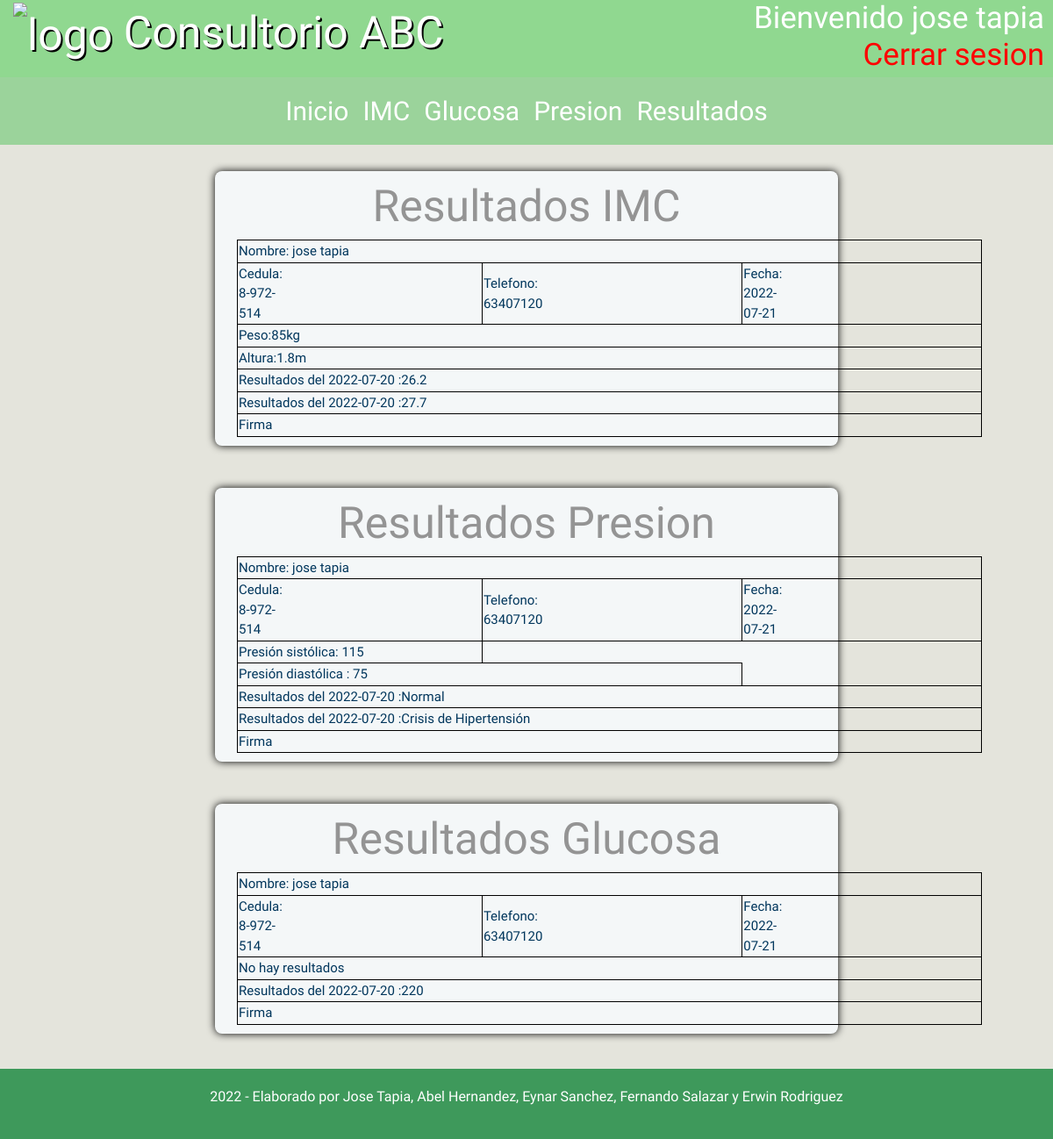
The page /resultados_mensual.php (signed in) on the database as committed earlier.
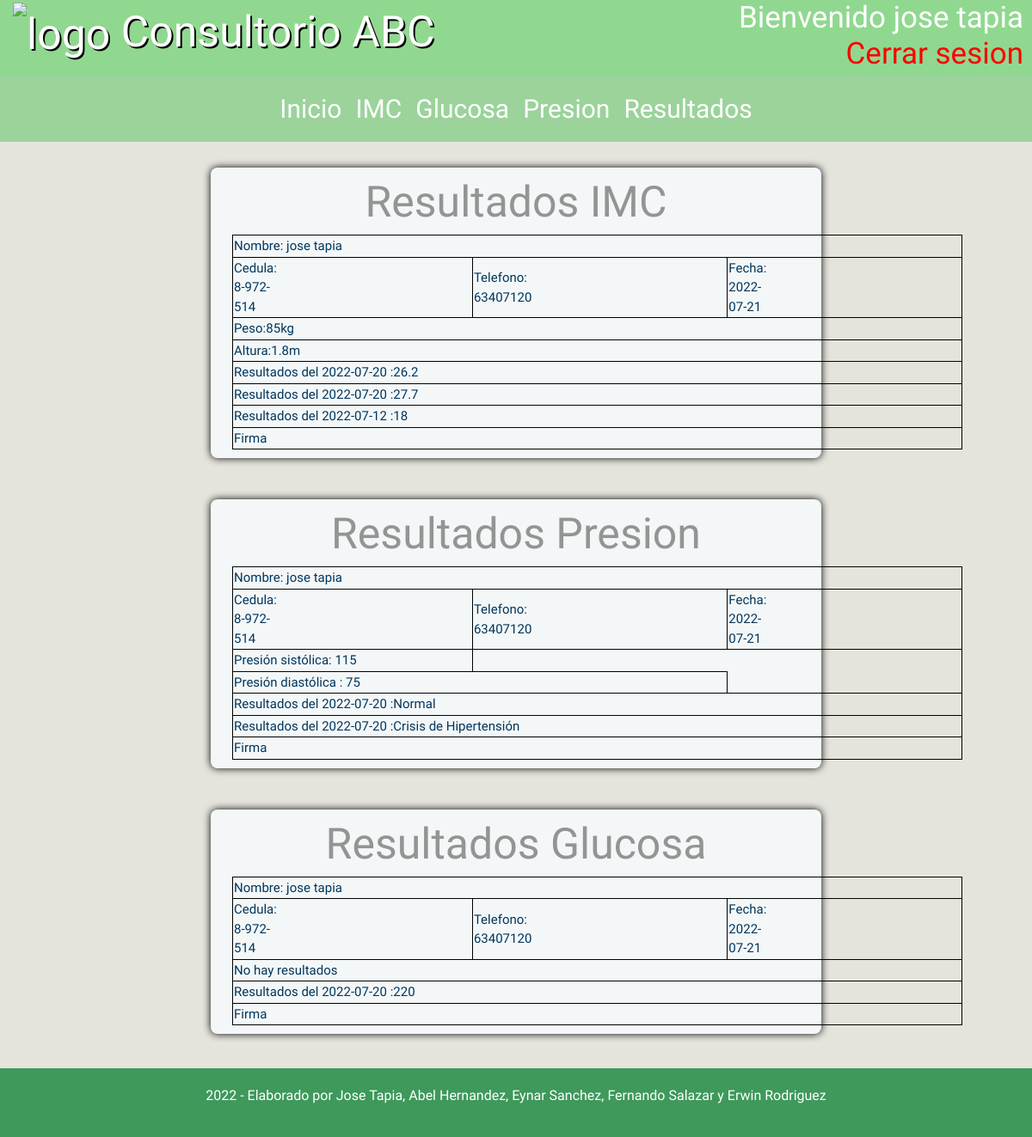
The same page on the database as committed later.
### tables this page shows
CREATE TABLE `imc` (
  `peso` float NOT NULL,
  `altura` float NOT NULL,
  `cedula` varchar(20) NOT NULL,
  `imc` float NOT NULL,
  `fecha` date NOT NULL DEFAULT current_timestamp()
);

CREATE TABLE `presion` (
  `sistolica` int(5) NOT NULL,
  `diastolica` int(5) NOT NULL,
  `cedula` varchar(20) NOT NULL,
  `presion` varchar(30) NOT NULL,
  `fecha` date NOT NULL DEFAULT current_timestamp()
);

CREATE TABLE `glucosa` (
  `glucosa` float NOT NULL,
  `ayuna` varchar(15) NOT NULL,
  `cedula` varchar(20) NOT NULL,
  `fecha` date NOT NULL DEFAULT current_timestamp()
);

### plantilla/encabezado.php (the view, shortened to what the changed rows need)
<?php
function encabezado()
{  ?>
    <!DOCTYPE html>
    <html lang="en">
    <head>
        <link rel="stylesheet" href="https://cdn.jsdelivr.net/npm/bootstrap@4.4.1/dist/css/bootstrap.min.css">
        <link rel="stylesheet" href="css/style.css">
    </head>
    <body>
        <header class="header">
            <div class="maincontainer ">
                <div class="logotitle">
                    <div class="col-md-12 logotitle">
                        <h1 class="title">Consultorio ABC</h1>
                        <?php
                        if (!empty($_SESSION['usuario'])) {
                            echo '<h2 class="user">Bienvenido ' . $_SESSION['usuario'] .  ' ' . $_SESSION['apellido'] . '</br><a href="logout.php">Cerrar sesion</a></h2>';
                        }
                        ?>
                    </div>
                </div>
        </header>
    <?php } ?>
<?php function resultados_mensual()
{ ?>
    <?php
    require('db.php');
    $cedula = $_SESSION['cedula'];
    $user_query = "SELECT * FROM `user` WHERE cedula='$cedula'";
    $result = mysqli_query($con, $user_query) or die(mysqli_error($con));
    $row = mysqli_fetch_array($result);
    $cedula = $row['cedula'];
    $imc_query = "SELECT * FROM `imc` WHERE cedula='$cedula'";
    $result_imc = mysqli_query($con, $imc_query) or die(mysqli_error($con));
    if ($row_imc = mysqli_fetch_array($result_imc)) {
        $peso = $row_imc['peso'];
        $altura = $row_imc['altura'];
    }
    $presion_query = "SELECT * FROM `presion` WHERE cedula='$cedula'";
    $result_presion = mysqli_query($con, $presion_query) or die(mysqli_error($con));
    if ($row_presion = mysqli_fetch_array($result_presion)) {
        $sistolica = $row_presion['sistolica'];
        $diastolica = $row_presion['diastolica'];
    }
    ?>
    <div class="container form-style-4">
        <div class="row resultado">
            <div class="col-md-12 ">
                <h1 class="title">Resultados IMC</h1>
                <table>
                    <?php
                    if ($row_imc = mysqli_fetch_array($result_imc)) {
                    ?>
                        <tr>
                            <td class="resul" colspan="3">Peso:<?php echo $peso ?>kg </td>
                        </tr>
                        <tr>
                            <td class="resul" colspan="3">Altura:<?php echo $altura ?>m </td>
                        </tr>
                    <?php } else { ?>
                        <tr>
                            <td class="resul" colspan="3">No hay resultados</td>
                        </tr>
                    <?php } ?>
                    <?php
                    $imc_query = "SELECT imc,fecha FROM `imc` WHERE cedula='$cedula' and DATE(fecha) >= CURDATE() - INTERVAL 30 DAY";
                    $result_imc = mysqli_query($con, $imc_query) or die(mysqli_error($con));
                    while ($fila = $result_imc->fetch_array(MYSQLI_ASSOC)) { ?>
                        <tr>
                            <td class="resul" colspan="3">Resultados del <?php echo $fila['fecha']  ?> :<?php echo $fila['imc'] ?> </td>
                        </tr>
                    <?php } ?>
                </table>
            </div>
        </div>
        <br><br>
        <div class="row resultado">
            <div class="col-md-12 ">
                <h1 class="title">Resultados Presion</h1>
                <table>
                    <?php
                    if ($row_imc = mysqli_fetch_array($result_presion)) {
                    ?>
                        <tr>
                            <td class="resul" colspan="1">Presión sistólica: <?php echo $sistolica ?> </td>
                        </tr>
                        <tr>
                            <td class="resul" colspan="2">Presión diastólica : <?php echo $diastolica ?> </td>
                        </tr>
                    <?php } else { ?>
                        <tr>
                            <td class="resul" colspan="3">No hay resultados</td>
                        </tr>
                    <?php } ?>
                    <?php
                    $presion_query = "SELECT presion,fecha FROM `presion` WHERE cedula='$cedula' and DATE(fecha) >= CURDATE() - INTERVAL 30 DAY";
                    $result_presion = mysqli_query($con, $presion_query) or die(mysqli_error($con));
                    while ($fila = $result_presion->fetch_array(MYSQLI_ASSOC)) { ?>
                        <tr>
                            <td class="resul" colspan="3">Resultados del <?php echo $fila['fecha']  ?> :<?php echo $fila['presion'] ?> </td>
                        </tr>
                    <?php } ?>
                </table>
            </div>
        </div>
        <br><br>
        <div class="row resultado">
            <div class="col-md-12 ">
                <h1 class="title">Resultados Glucosa</h1>
                <table>
                    <?php
                    $glucosa_query = "SELECT glucosa,fecha FROM `glucosa` WHERE cedula='$cedula' and DATE(fecha) >= CURDATE() - INTERVAL 30 DAY";
                    $result_glucosa = mysqli_query($con, $glucosa_query) or die(mysqli_error($con));
                    while ($fila = $result_glucosa->fetch_array(MYSQLI_ASSOC)) { ?>
                        <tr>
                            <td class="resul" colspan="3">Resultados del <?php echo $fila['fecha']  ?> :<?php echo $fila['glucosa'] ?> </td>
                        </tr>
                    <?php } ?>
                </table>
            </div>
        </div>
    </div>
<?php } ?>
<?php function pie()
{ ?>
    </body>
    </html>
<?php } ?>

Rows that differ between the two databases and show on the page:
added imc: fecha "2022-07-12", imc "18"
